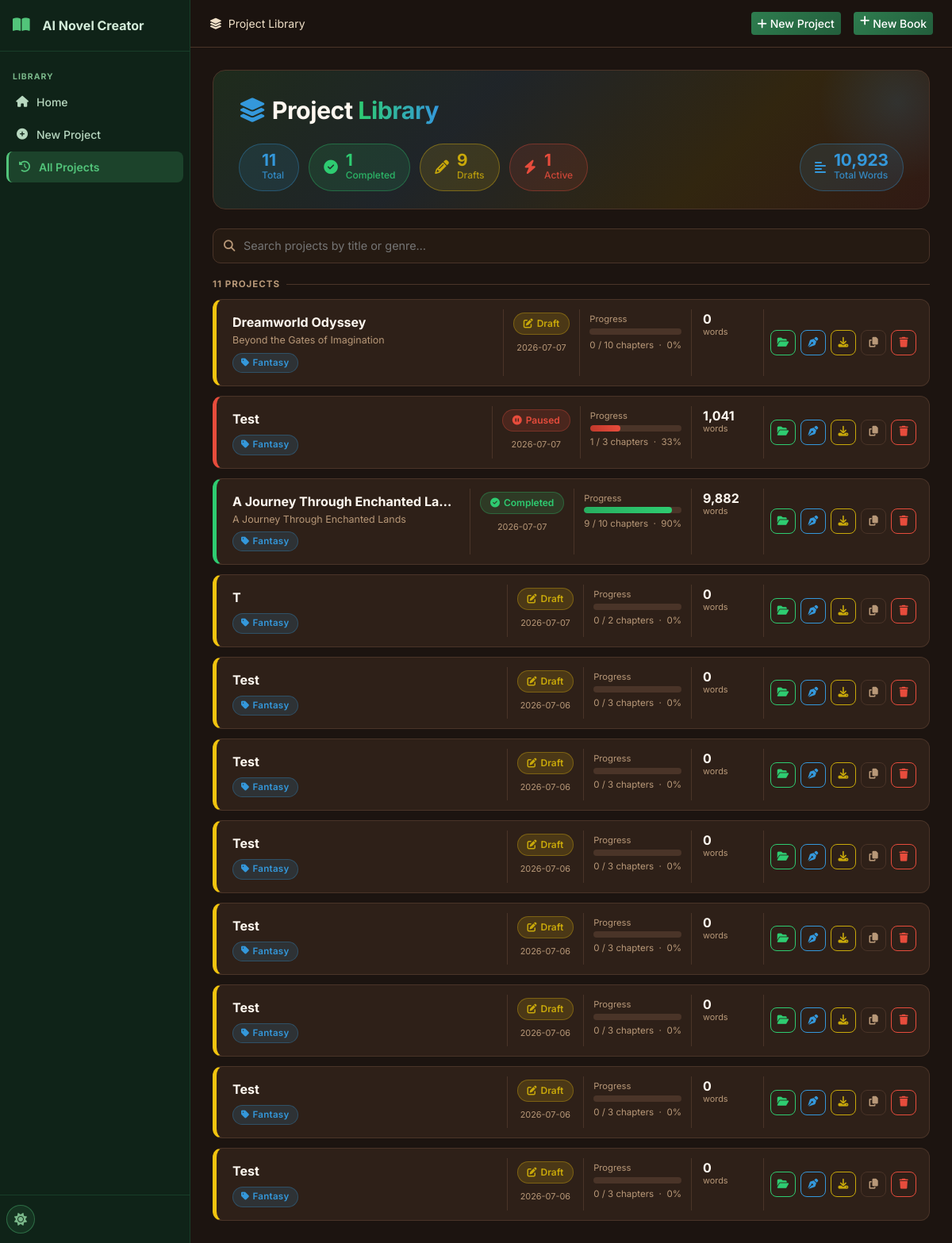
The app's page /history with its own data.
### tables this page shows
CREATE TABLE settings (
    id INTEGER PRIMARY KEY AUTOINCREMENT,
    key TEXT UNIQUE NOT NULL,
    value TEXT,
    updated_at TIMESTAMP DEFAULT CURRENT_TIMESTAMP
);

CREATE TABLE projects (
    id INTEGER PRIMARY KEY AUTOINCREMENT,
    title TEXT NOT NULL,
    subtitle TEXT DEFAULT '',
    genre TEXT DEFAULT 'Fantasy',
    audience TEXT DEFAULT 'Adult',
    description TEXT DEFAULT '',
    language TEXT DEFAULT 'English',
    story_type TEXT DEFAULT 'Novel',
    writing_style TEXT DEFAULT 'Descriptive',
    point_of_view TEXT DEFAULT 'Third Person Limited',
    tense TEXT DEFAULT 'Past',
    tone TEXT DEFAULT 'Adventurous',
    num_chapters INTEGER DEFAULT 10,
    words_per_chapter INTEGER DEFAULT 2000,
    creativity_level TEXT DEFAULT 'balanced',
    temperature REAL DEFAULT 0.7,
    top_p REAL DEFAULT 0.9,
    max_tokens INTEGER DEFAULT 4096,
    status TEXT DEFAULT 'draft',
    current_chapter INTEGER DEFAULT 0,
    total_words INTEGER DEFAULT 0,
    cover_prompt TEXT DEFAULT '',
    include_images INTEGER DEFAULT 0,
    images_per_chapter INTEGER DEFAULT 1,
    image_style TEXT DEFAULT 'Realistic',
    created_at TIMESTAMP DEFAULT CURRENT_TIMESTAMP,
    updated_at TIMESTAMP DEFAULT CURRENT_TIMESTAMP
);

### routes/main.py (the view)
@bp.route('/history')
def history():
    db = get_db()
    projects = db.execute('SELECT * FROM projects ORDER BY updated_at DESC').fetchall()
    return render_template('history.html', projects=projects)

### database/__init__.py (called while the page is built)
def get_db():
    if 'db' not in g:
        db_path = current_app.config['DATABASE']
        os.makedirs(os.path.dirname(db_path), exist_ok=True)
        g.db = sqlite3.connect(db_path)
        g.db.row_factory = sqlite3.Row
        g.db.execute('PRAGMA foreign_keys = ON')
        g.db.execute('PRAGMA journal_mode = WAL')
    return g.db

### utils/helpers.py (called while the page is built)
def get_setting(db, key, default=''):
    row = db.execute('SELECT value FROM settings WHERE key = ?', (key,)).fetchone()
    return row['value'] if row else default

### templates/history.html (shortened to what this page needs)
{% extends "base.html" %}
{% block breadcrumb %}<i class="fas fa-layer-group me-2"></i>Project Library{% endblock %}
{% block topnav_actions %}
<a href="{{ url_for('projects.new_project') }}" class="btn btn-primary btn-sm me-2">
  <i class="fas fa-plus me-1"></i>New Project
</a>
{% endblock %}
{% block content %}
{% set total     = projects | length %}
{% set completed = projects | selectattr('status', 'equalto', 'completed') | list | length %}
{% set drafts    = projects | selectattr('status', 'equalto', 'draft')     | list | length %}
{% set active    = projects | rejectattr('status', 'in', ['completed','draft']) | list | length %}
{% set total_words = projects | sum(attribute='total_words') %}
<div class="lib-hero">
  <div class="lib-hero-title"><i class="fas fa-layer-group me-2" style="color:var(--hl-blue)"></i>Project <span>Library</span></div>
  <div class="stat-pills">
    <div class="stat-pill sp-blue">
      <div><div class="sp-num">{{ total }}</div><div class="sp-label">Total</div></div>
    </div>
    <div class="stat-pill sp-green">
      <i class="fas fa-check-circle" style="font-size:1.1rem"></i>
      <div><div class="sp-num">{{ completed }}</div><div class="sp-label">Completed</div></div>
    </div>
    <div class="stat-pill sp-lemon">
      <i class="fas fa-pencil-alt" style="font-size:1.1rem"></i>
      <div><div class="sp-num">{{ drafts }}</div><div class="sp-label">Drafts</div></div>
    </div>
    <div class="stat-pill sp-red">
      <i class="fas fa-bolt" style="font-size:1.1rem"></i>
      <div><div class="sp-num">{{ active }}</div><div class="sp-label">Active</div></div>
    </div>
    <div class="stat-pill sp-blue" style="margin-left:auto">
      <i class="fas fa-align-left" style="font-size:1rem"></i>
      <div><div class="sp-num">{{ '{:,}'.format(total_words) }}</div><div class="sp-label">Total Words</div></div>
    </div>
  </div>
</div>
{% if projects %}
<div class="lib-search-wrap">
  <i class="fas fa-search"></i>
  <input class="lib-search" id="libSearch" type="text" placeholder="Search projects by title or genre…" oninput="filterCards()">
</div>
<div class="lib-section-label">{{ total }} Project{{ 's' if total != 1 }}</div>
<div class="project-cards" id="projectCards">
  {% for p in projects %}
  {% set pct = (p.current_chapter / p.num_chapters * 100) | int if p.num_chapters else 0 %}
  {% set sc = 'sc-' + p.status if p.status in ['completed','draft','generating','paused'] else 'sc-default' %}
  {% set pb = 'pb-' + p.status if p.status in ['completed','draft','generating','paused'] else 'pb-default' %}
  <div class="pcard status-{{ p.status }}" data-title="{{ p.title | lower }}" data-genre="{{ p.genre | lower }}">
    <div class="pcard-main">
      <div class="pcard-title">{{ p.title }}</div>
      {% if p.subtitle %}<div class="pcard-subtitle">{{ p.subtitle }}</div>{% endif %}
      <div class="genre-chip"><i class="fas fa-tag me-1"></i>{{ p.genre }}</div>
    </div>
    <div class="pcard-meta">
      <span class="status-chip {{ sc }}">
        {% if p.status == 'completed' %}<i class="fas fa-check-circle"></i>
        {% elif p.status == 'generating' %}<i class="fas fa-spinner fa-spin"></i>
        {% elif p.status == 'paused' %}<i class="fas fa-pause-circle"></i>
        {% else %}<i class="fas fa-edit"></i>{% endif %}
        {{ p.status | title }}
      </span>
      <div class="stat-unit mt-1">{{ p.updated_at[:10] }}</div>
    </div>
    <div class="pcard-prog">
      <div class="lib-prog-label">Progress</div>
      <div class="lib-progress">
        <div class="lib-progress-bar {{ pb }}" style="width:{{ pct }}%"></div>
      </div>
      <div class="lib-pct">{{ p.current_chapter }} / {{ p.num_chapters }} chapters &nbsp;·&nbsp; {{ pct }}%</div>
    </div>
    <div class="pcard-stats">
      <div>
        <div class="stat-num">{{ '{:,}'.format(p.total_words) }}</div>
        <div class="stat-unit">words</div>
      </div>
    </div>
    <div class="pcard-acts">
      <a href="{{ url_for('projects.project_detail', project_id=p.id) }}" class="act-btn act-green" title="Open project">
        <i class="fas fa-folder-open"></i>
      </a>
      <a href="{{ url_for('editor.editor_page', project_id=p.id) }}" class="act-btn act-blue" title="Open editor">
        <i class="fas fa-pen-nib"></i>
      </a>
      <a href="{{ url_for('exports.export_page', project_id=p.id) }}" class="act-btn act-lemon" title="Export">
        <i class="fas fa-download"></i>
      </a>
      <form method="POST" action="{{ url_for('projects.duplicate_project', project_id=p.id) }}" style="display:inline">
        <button type="submit" class="act-btn act-neutral" title="Duplicate">
          <i class="fas fa-copy"></i>
        </button>
      </form>
      <button class="act-btn act-red" onclick="confirmDelete({{ p.id }}, '{{ p.title | e }}')" title="Delete">
        <i class="fas fa-trash"></i>
      </button>
    </div>
  </div>
  {% endfor %}
</div>
{% endif %}
{% endblock %}

### templates/base.html (shortened to what this page needs)
<!DOCTYPE html>
<html lang="en" data-theme="{{ default_theme }}">
<head>
  <link href="https://cdn.jsdelivr.net/npm/bootstrap@5.3.2/dist/css/bootstrap.min.css" rel="stylesheet">
  <link href="https://cdnjs.cloudflare.com/ajax/libs/font-awesome/6.5.0/css/all.min.css" rel="stylesheet">
  <link href="{{ url_for('static', filename='css/style.css') }}" rel="stylesheet">
</head>
<body>
<nav class="sidebar" id="sidebar">
  <div class="sidebar-header">
    <a href="{{ url_for('main.index') }}" class="sidebar-brand">
      <i class="fas fa-book-open me-2"></i>
      <span>{{ app_name }}</span>
    </a>
  </div>
  <div class="sidebar-menu">
    <div class="sidebar-section-label">LIBRARY</div>
    <a href="{{ url_for('main.index') }}" class="sidebar-item {% if request.endpoint == 'main.index' %}active{% endif %}">
      <i class="fas fa-home"></i><span>Home</span>
    </a>
    <a href="{{ url_for('projects.new_project') }}" class="sidebar-item {% if request.endpoint == 'projects.new_project' %}active{% endif %}">
      <i class="fas fa-plus-circle"></i><span>New Project</span>
    </a>
    <a href="{{ url_for('main.history') }}" class="sidebar-item {% if request.endpoint == 'main.history' %}active{% endif %}">
      <i class="fas fa-history"></i><span>All Projects</span>
    </a>
  </div>
  <div class="sidebar-footer">
    <button class="theme-toggle" onclick="toggleTheme()" title="Toggle theme">
      <i class="fas fa-moon" id="themeIcon"></i>
    </button>
  </div>
</nav>
<div class="main-wrapper" id="mainWrapper">
  <header class="topnav">
    <div class="topnav-breadcrumb">
      {% block breadcrumb %}{% endblock %}
    </div>
    <div class="topnav-actions ms-auto">
      {% block topnav_actions %}{% endblock %}
      <a href="{{ url_for('projects.new_project') }}" class="btn btn-primary btn-sm d-none d-md-inline-flex">
        <i class="fas fa-plus me-1"></i>New Book
      </a>
    </div>
  </header>
  <main class="content-area">
    {% block content %}{% endblock %}
  </main>
</div>
<div class="toast-container position-fixed bottom-0 end-0 p-3" id="toastContainer"></div>
</body>
</html>

### records on screen
settings: value "AI Novel Creator"
projects: title "Dreamworld Odyssey", subtitle "Beyond the Gates of Imagination", genre "Fantasy", status "Draft", updated_at "2026-07-07", current_chapter "0", num_chapters "10", pct "0", total_words "0"
projects: title "Test", genre "Fantasy", status "Paused", updated_at "2026-07-07", current_chapter "1", num_chapters "3", pct "33", total_words "1,041"
projects: title "A Journey Through Enchanted La…", subtitle "A Journey Through Enchanted Lands", genre "Fantasy", status "Completed", updated_at "2026-07-07", current_chapter "9", num_chapters "10", pct "90", total_words "9,882"
projects: title "T", genre "Fantasy", status "Draft", updated_at "2026-07-07", current_chapter "0", num_chapters "2", pct "0", total_words "0"
projects: title "Test", genre "Fantasy", status "Draft", updated_at "2026-07-06", current_chapter "0", num_chapters "3", pct "0", total_words "0"
projects: title "Test", genre "Fantasy", status "Draft", updated_at "2026-07-06", current_chapter "0", num_chapters "3", pct "0", total_words "0"
projects: title "Test", genre "Fantasy", status "Draft", updated_at "2026-07-06", current_chapter "0", num_chapters "3", pct "0", total_words "0"
projects: title "Test", genre "Fantasy", status "Draft", updated_at "2026-07-06", current_chapter "0", num_chapters "3", pct "0", total_words "0"
projects: title "Test", genre "Fantasy", status "Draft", updated_at "2026-07-06", current_chapter "0", num_chapters "3", pct "0", total_words "0"
projects: title "Test", genre "Fantasy", status "Draft", updated_at "2026-07-06", current_chapter "0", num_chapters "3", pct "0", total_words "0"
projects: title "Test", genre "Fantasy", status "Draft", updated_at "2026-07-06", current_chapter "0", num_chapters "3", pct "0", total_words "0"

### other values on screen
{{ total }} "11"
{{ completed }} "1"
{{ drafts }} "9"
{{ active }} "1"
{{ '{:,}'.format(total_words) }} "10,923"
{{ 's' if total != 1 }} "S"
